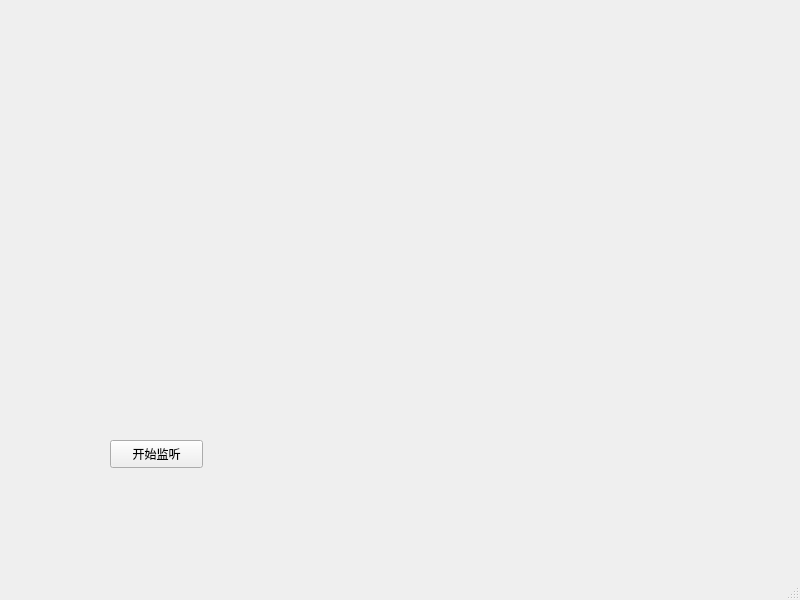
<?xml version="1.0" encoding="UTF-8"?>
<ui version="4.0">
 <class>MainWindow</class>
 <widget class="QMainWindow" name="MainWindow">
  <property name="geometry">
   <rect>
    <x>0</x>
    <y>0</y>
    <width>800</width>
    <height>600</height>
   </rect>
  </property>
  <property name="windowTitle">
   <string>MainWindow</string>
  </property>
  <widget class="QWidget" name="centralwidget">
   <widget class="QPushButton" name="pushButton">
    <property name="geometry">
     <rect>
      <x>110</x>
      <y>440</y>
      <width>93</width>
      <height>28</height>
     </rect>
    </property>
    <property name="text">
     <string>开始监听</string>
    </property>
   </widget>
   <widget class="QLabel" name="label">
    <property name="geometry">
     <rect>
      <x>110</x>
      <y>50</y>
      <width>501</width>
      <height>351</height>
     </rect>
    </property>
    <property name="text">
     <string/>
    </property>
   </widget>
  </widget>
  <widget class="QMenuBar" name="menubar">
   <property name="geometry">
    <rect>
     <x>0</x>
     <y>0</y>
     <width>800</width>
     <height>25</height>
    </rect>
   </property>
  </widget>
  <widget class="QStatusBar" name="statusbar"/>
 </widget>
 <resources/>
 <connections/>
</ui>
